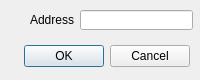
<?xml version="1.0" encoding="UTF-8"?>
<ui version="4.0">
 <class>DialogEditAddress</class>
 <widget class="QDialog" name="DialogEditAddress">
  <property name="geometry">
   <rect>
    <x>0</x>
    <y>0</y>
    <width>200</width>
    <height>80</height>
   </rect>
  </property>
  <property name="sizePolicy">
   <sizepolicy hsizetype="Fixed" vsizetype="Fixed">
    <horstretch>0</horstretch>
    <verstretch>0</verstretch>
   </sizepolicy>
  </property>
  <property name="minimumSize">
   <size>
    <width>200</width>
    <height>80</height>
   </size>
  </property>
  <property name="maximumSize">
   <size>
    <width>200</width>
    <height>80</height>
   </size>
  </property>
  <property name="windowTitle">
   <string>Edit Address</string>
  </property>
  <widget class="QLineEdit" name="lineEdit">
   <property name="geometry">
    <rect>
     <x>80</x>
     <y>10</y>
     <width>113</width>
     <height>20</height>
    </rect>
   </property>
  </widget>
  <widget class="QLabel" name="label">
   <property name="geometry">
    <rect>
     <x>30</x>
     <y>10</y>
     <width>47</width>
     <height>20</height>
    </rect>
   </property>
   <property name="text">
    <string>Address</string>
   </property>
  </widget>
  <widget class="QDialogButtonBox" name="buttonBox">
   <property name="geometry">
    <rect>
     <x>0</x>
     <y>40</y>
     <width>190</width>
     <height>32</height>
    </rect>
   </property>
   <property name="standardButtons">
    <set>QDialogButtonBox::Cancel|QDialogButtonBox::Ok</set>
   </property>
  </widget>
 </widget>
 <resources/>
 <connections>
  <connection>
   <sender>buttonBox</sender>
   <signal>accepted()</signal>
   <receiver>DialogEditAddress</receiver>
   <slot>accept()</slot>
   <hints>
    <hint type="sourcelabel">
     <x>248</x>
     <y>254</y>
    </hint>
    <hint type="destinationlabel">
     <x>157</x>
     <y>274</y>
    </hint>
   </hints>
  </connection>
  <connection>
   <sender>buttonBox</sender>
   <signal>rejected()</signal>
   <receiver>DialogEditAddress</receiver>
   <slot>reject()</slot>
   <hints>
    <hint type="sourcelabel">
     <x>316</x>
     <y>260</y>
    </hint>
    <hint type="destinationlabel">
     <x>286</x>
     <y>274</y>
    </hint>
   </hints>
  </connection>
 </connections>
</ui>
